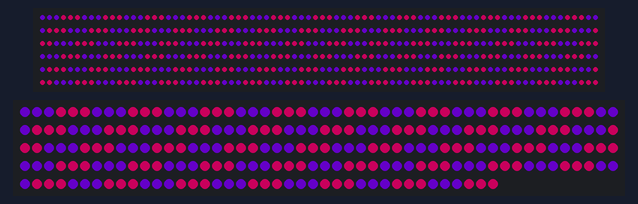
Recording of a sketch running on a simulated Arduino Uno, built with avr-gcc and run on an emulated ATmega328P. Parts: 480 RGB LEDs in strip order, left to right, continuing on the next row, 240 RGB LEDs in strip order, left to right, continuing on the next row. Dim RGB values are drawn brighter than linear; random numbers use the default seed unless the sketch sets one.

Above: at 0.11 s.
At 0.83 s:
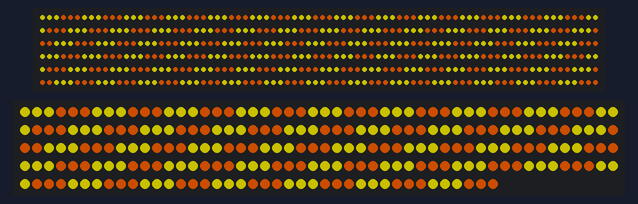
At 1.27 s:
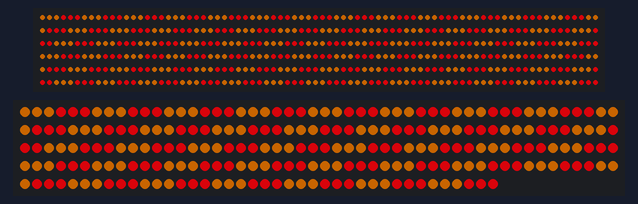
At 1.99 s:
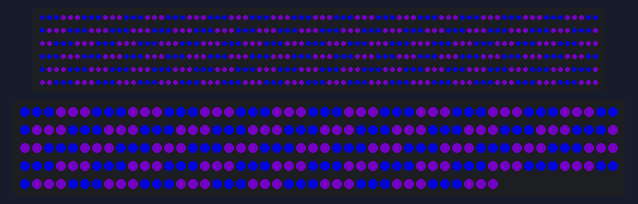
At 2.71 s:
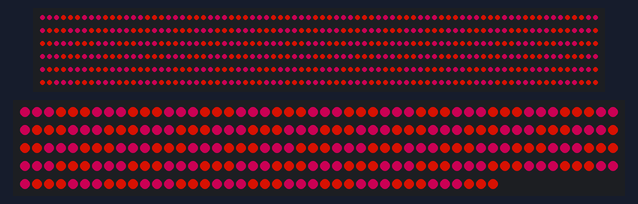

Measured:
- by itself, everything shown: repeats every 2.3 s, in 16 steps

The sketch:

NeoPixelController.ino
```cpp
// (licence header left out)
#include <FastLED.h>
#include "Palettes.h"
#include "Modes.h"
#include "Settings.h"

void displayPattern(byte m);

void setup() {
  // ==> Set up LEDs connected to first data pin
  FastLED.addLeds<LED_TYPE, LED_PIN_1>(leds, NUM_LEDS_1).setCorrection(TypicalLEDStrip);
  // ==> Set up LEDs connected to second data pin, mirrored from first
  FastLED.addLeds<LED_TYPE, LED_PIN_2>(leds, NUM_LEDS_2).setCorrection(TypicalLEDStrip);
  FastLED.setBrightness(BRIGHTNESS);
}
void loop() {
 displayPattern(MODE);
}

void displayPattern(byte m) {
  switch (m) {
    default:
    case DIVIDE:
      p_divide();
      break;
    case ROLLING_DIVIDE:
      p_rolling_divide();
      break;
    case STRIPES:
      p_stripes();
      break;
    case ROLLING_STRIPES:
      p_rolling_stripes();
      break;
    case GRADIENT:
      p_gradient();
      break;
    case ROLLING_GRADIENT:
      p_rolling_gradient();
      break;
    case FADE:
      p_fade();
      break;
    case HALF_FADE:
      p_half_fade();
      break;
    case THREE_FADE:
      p_three_fade();
      break;
    case BLINK:
      p_blink();
      break;
    case ABLINK:
      p_ablink();
      break;
    case BOUNCE:
      p_bounce();
      break;
    case SWEEP:
      p_sweep();
      break;
   case SPARKLE:
      p_sparkle();
      break;
   }
}
```

Modes.h
```cpp
// (licence header left out)
#ifndef MODES_H
#define MODES_H

#include "Settings.h"

void setAll(CRGB& c);

/* =================
   DIVIDE:
   Statically display all colors in palette in distinct divisions.
   ================= */
void p_divide() {
  for (int i = 0; i != NUM_LEDS_MAX; i++) {
     leds[i] = ColorFromPalette(palette, i, BRIGHTNESS, NOBLEND);
  }
  FastLED.show();
}

/* =================
   ROLLING_DIVIDE:
   Display all colors in palette in distinct divisions moving forward at a constant rate.
   ================= */
void p_rolling_divide() {
  for (int i = 0; i != NUM_LEDS_MAX; i++) {
     leds[i] = ColorFromPalette(palette, i + millis()/SPEED, BRIGHTNESS, NOBLEND);
  }
  FastLED.show();
}

/* =================
   STRIPES:
   Statically display all colors in palette in small distinct divisions.
   ================= */
void p_stripes() {
  for (int i = 0; i != NUM_LEDS_MAX; i++) {
    leds[i] = ColorFromPalette(palette, (i*8), BRIGHTNESS, NOBLEND);
  }
  FastLED.show();
}

/* =================
   ROLLING_STRIPES:
   Display all colors in palette in small distinct divisions moving forward at a constant rate.
   ================= */
void p_rolling_stripes() {
  for (int i = 0; i != NUM_LEDS_MAX; i++) {
    leds[i] = ColorFromPalette(palette, (i*8) + millis()/SPEED, BRIGHTNESS, NOBLEND);
  }
  FastLED.show();
}

/* =================
   GRADIENT:
   Statically display all colors in palette as a smooth gradient.
   ================= */
void p_gradient() {
  for (int i = 0; i != NUM_LEDS_MAX; i++) {
     leds[i] = ColorFromPalette(palette, i, BRIGHTNESS, LINEARBLEND);
  }
  FastLED.show();
}

/* =================
   ROLLING_GRADIENT:
   Display all colors in palette as a smooth gradient moving forward at a constant rate.
   ================= */
void p_rolling_gradient() {
  for (int i = 0; i != NUM_LEDS_MAX; i++) {
     leds[i] = ColorFromPalette(palette, i + millis()/SPEED, BRIGHTNESS, LINEARBLEND);
  }
  FastLED.show();
}

/* =================
   FADE:
   Cycle all LEDs through the palette colors at a constant rate.
   ================= */
void p_fade() {
  for (int i = 0; i != NUM_LEDS_MAX; i++) {
     leds[i] = ColorFromPalette(palette, millis()/SPEED, BRIGHTNESS, LINEARBLEND);
  }
  FastLED.show();
}

/* =================
   HALF_FADE:
   Cycle all LEDs through the palette colors at a constant rate,
   with the second half of the LEDs at the complementary position in the palette.
   ================= */
void p_half_fade() {
  for (int i = 0; i != NUM_LEDS_MAX/2; i++) {
     leds[i] = ColorFromPalette(palette, millis()/SPEED, BRIGHTNESS, LINEARBLEND);
  }
  for (int i = NUM_LEDS_MAX/2; i != NUM_LEDS_MAX; i++) {
     leds[i] = ColorFromPalette(palette, millis()/SPEED+128, BRIGHTNESS, LINEARBLEND);
  }
  FastLED.show();
}

/* =================
   THREE_FADE:
   Cycle all LEDs through the palette colors at a constant rate,
   with three segments of the LEDs at triadic positions in the palette.
   ================= */
void p_three_fade() {
  // ==> Segments are adjusted for my current setup – 240 LEDs on first segment,
  //     then two segments of 120; feel free to update as necessary
  for (int i = 0; i != NUM_LEDS_MAX/2; i++) {
     leds[i] = ColorFromPalette(palette, millis()/SPEED, BRIGHTNESS, LINEARBLEND);
  }
  for (int i = NUM_LEDS_MAX/2; i != NUM_LEDS_MAX*3/4; i++) {
     leds[i] = ColorFromPalette(palette, millis()/SPEED+64, BRIGHTNESS, LINEARBLEND);
  }
  for (int i = NUM_LEDS_MAX*3/4; i != NUM_LEDS_MAX; i++) {
     leds[i] = ColorFromPalette(palette, millis()/SPEED+192, BRIGHTNESS, LINEARBLEND);
  }
  FastLED.show();
}

/* =================
   BLINK:
   Discretely jump through the palette colors, blinking in alternating three's.
   Alternate between current palette color and black.
   ================= */
void p_blink() {
  for (int i = 0; i < 256; i+=16) {
    if (i % 32 == 0) {
     for (int j = 0; j < NUM_LEDS_MAX; j++) {
      if(j%4 < 2) // Alternate between color and black every two LEDs
        leds[j] = ColorFromPalette(palette, i);
      else
        leds[j] = CRGB::Black;
    }
  }
  else {
    for (int j = 0; j < NUM_LEDS_MAX; j++) {
      if(j%4 >= 2)
        leds[j] = ColorFromPalette(palette, i);
      else
        leds[j] = CRGB::Black;
    }
  }
  FastLED.show();
  delay(SPEED);
}
}

/* =================
   ABLINK:
   Discretely jump through the palette colors, blinking in alternating two's.
   Alternate between two different colors in the palette.
   ================= */
void p_ablink() {
  for (int i = 0; i < 256; i+=16) {
    if (i % 32 == 0) {
     for (int j = 0; j < NUM_LEDS_MAX; j++) {
      if(j%6 < 3) // Alternate between color and another color every two LEDs
        leds[j] = ColorFromPalette(palette, i);
      else
        leds[j] = ColorFromPalette(palette, i+30);
    }
  }
  else {
    for (int j = 0; j < NUM_LEDS_MAX; j++) {
      if(j%6 >= 3)
        leds[j] = ColorFromPalette(palette, i);
      else
        leds[j] = ColorFromPalette(palette, i+30);
    }
  }
  FastLED.show();
  delay(SPEED);
}
}


/* =================
   BOUNCE:
   Send a short ray of light bouncing back and forth through the entire LED array and
   change to next palette color at each end.
   ================= */
void p_bounce() {
  bool direction = 1; // Forward
  // ==> Cycle through palette in eight steps to avoid similarity in neighboring colors
  for (int i = 0; i < 256; i+=32) {
    if (direction) {
      for (int j = 0; j != NUM_LEDS_MIN-1; j++) {
        leds[j] = leds[j+1] = ColorFromPalette(palette, i); // Ray of width 2
        FastLED.show();
        delay(SPEED);
        FastLED.clear();
      }
      direction = 0; // Backward
    }
    else {
      for (int j = NUM_LEDS_MIN-1; j != 0; j--) {
        leds[j] = leds[j-1] = ColorFromPalette(palette, i);
        FastLED.show();
        delay(SPEED);
        FastLED.clear();
      }
      direction = 1; // Forward
    }
  }
}

/* =================
   SWEEP:
   Send a ray of light bouncing back and forth through the entire LED array and
   change to next palette color at each end, leaving behind a trail of its color.
   ================= */
void p_sweep() {
  // ==> Cycle through palette in eight steps to avoid similarity in neighboring colors
 for (int i = 0; i < 256; i+=32) {
    if (i % 64 == 0) {
      for (int j = 0; j != NUM_LEDS_MIN; j++) {
        leds[j] = colors[i];
        FastLED.show();
        delay(SPEED);
      }
    }
    else {
      for (int j = NUM_LEDS_MIN-1; j != 0; j--) {
        leds[j] = colors[i];
        FastLED.show();
        delay(SPEED);
      }
    }
  }
}

/* =================
   SPARKLE:
   Ten segments of ten LEDs are set to a random color from the palette at each update.
   ================= */
void p_sparkle() {
  FastLED.clear();
  for (int i = 0; i != 10; i++) {
    int r = random(NUM_LEDS_MAX-(10+1));
    int j = random8();
    for (int i = 0; i != 10; i++) {
      leds[r+i] = ColorFromPalette(palette, j);
    }
  }
  FastLED.show();
  delay(SPEED*10);
}

void setAll(CRGB& c) {
  for (int i = 0; i != NUM_LEDS_MAX; i++) {
    leds[i] = c;
  }
}

#endif /* MODES_H */
```

Palettes.h
```cpp
// (licence header left out)
#ifndef PALETTES_H
#define PALETTES_H

// FastLED Presets:
//    RainbowColors_p, RainbowStripeColors_p, OceanColors_p,
//    CloudColors_p, LavaColors_p, ForestColors_p, and PartyColors_p.


// Gradient palette "carrot_gp", originally from
// http://soliton.vm.bytemark.co.uk/pub/cpt-city/neota/food/tn/carrot.png.index.html
// converted for FastLED with gammas (2.6, 2.2, 2.5)
// Size: 44 bytes of program space.

DEFINE_GRADIENT_PALETTE( carrot_gp ) {
    0,   0,  0,  0,
   25,   3,  1,  0,
   50,  23,  2,  0,
   85,  82, 10,  0,
  120, 192, 24,  0,
  158, 220, 57,  5,
  195, 252,108, 31,
  224, 252,173,111,
  254, 255,255,255,
  254, 255,255,255,
  255, 255,255,255};

// Gradient palette "bhw1_01_gp", originally from
// http://soliton.vm.bytemark.co.uk/pub/cpt-city/bhw/bhw1/tn/bhw1_01.png.index.html
// converted for FastLED with gammas (2.6, 2.2, 2.5)
// Size: 12 bytes of program space.

DEFINE_GRADIENT_PALETTE( bhw1_01_gp ) {
    0, 227,101,  3,
  117, 194, 18, 19,
  255,  92,  8,192};

// Gradient palette "qual_dark_06_gp", originally from
// http://soliton.vm.bytemark.co.uk/pub/cpt-city/ssz/tn/qual-dark-06.png.index.html
// converted for FastLED with gammas (2.6, 2.2, 2.5)
// Size: 48 bytes of program space.

DEFINE_GRADIENT_PALETTE( qual_dark_06_gp ) {
    0,  16, 59,105,
   42,  16, 59,105,
   42, 142, 33, 51,
   84, 142, 33, 51,
   84, 199, 51, 32,
  127, 199, 51, 32,
  127, 192,161, 29,
  170, 192,161, 29,
  170,  58,133, 24,
  212,  58,133, 24,
  212,  17,133, 65,
  255,  17,133, 65};

  // Gradient palette "mexican_flag_gp", originally from
// http://soliton.vm.bytemark.co.uk/pub/cpt-city/ocal/tn/mexican-flag.png.index.html
// converted for FastLED with gammas (2.6, 2.2, 2.5)
// Size: 24 bytes of program space.

DEFINE_GRADIENT_PALETTE( mexican_flag_gp ) {
    0,   0,255,  0,
   85,   0,255,  0,
   85, 255,255,255,
  169, 255,255,255,
  169, 255,  0,  0,
  255, 255,  0,  0};

// Gradient palette "sky_45_gp", originally from
// http://soliton.vm.bytemark.co.uk/pub/cpt-city/rafi/tn/sky-45.png.index.html
// converted for FastLED with gammas (2.6, 2.2, 2.5)
// Size: 20 bytes of program space.

DEFINE_GRADIENT_PALETTE( sky_45_gp ) {
    0, 249,205,  4,
   51, 255,239,123,
   87,   5,141, 85,
  178,   1, 26, 43,
  255,   0,  2, 23};


// Gradient palette "Optimus_Prime_gp", originally from
// http://soliton.vm.bytemark.co.uk/pub/cpt-city/jjg/ccolo/vredeling/tn/Optimus_Prime.png.index.html
// converted for FastLED with gammas (2.6, 2.2, 2.5)
// Size: 44 bytes of program space.

DEFINE_GRADIENT_PALETTE( Optimus_Prime_gp ) {
    0,   5, 16, 18,
   25,   5, 16, 18,
   51,   7, 25, 39,
   76,   8, 38, 71,
  102,  64, 99,106,
  127, 194,189,151,
  153, 182, 63, 42,
  178, 167,  6,  2,
  204, 100,  3,  1,
  229,  53,  1,  1,
  255,  53,  1,  1};

  DEFINE_GRADIENT_PALETTE( Red_gp ) {
  0, 255, 0, 0,
  128, 255, 1, 1,
  255, 255, 0, 0};

 DEFINE_GRADIENT_PALETTE( RedGreenBlue_gp ) {
  0, 255, 0, 0,
  128, 0, 255, 0,
  255, 0, 0, 255};

  DEFINE_GRADIENT_PALETTE ( RWBStripe_gp ) {
    0, 0, 0, 0,
    120, 0, 0, 0,
    121, 0, 0, 255,
    130, 255, 255, 255,
    139, 255, 0, 0,
    140, 0, 0, 0,
    255, 0, 0, 0};

 DEFINE_GRADIENT_PALETTE ( TriStripe_gp ) {
    0, 0, 0, 0,
    120, 0, 0, 0,
    121, 27, 13, 43,
    130, 54, 34, 255,
    139, 27, 13, 43,
    140, 0, 0, 0,
    255, 0, 0, 0};

DEFINE_GRADIENT_PALETTE ( WhiteStripe_gp ) {
    0, 0, 0, 0,
    120, 0, 0, 0,
    121, 255, 255, 255,
    139, 255, 255, 255,
    140, 0, 0, 0,
    255, 0, 0, 0};

DEFINE_GRADIENT_PALETTE ( TwoStripes_gp ) {
    0, 0, 0, 0,
    56, 0, 0, 0,
    60, 255, 0, 0,
    64, 0, 0, 0,
    176, 0, 0, 0,
    180, 0, 0, 255,
    184, 0, 0, 0,
    255, 0, 0, 0};


// Gradient palette "liahlah2_gp", originally from
// http://soliton.vm.bytemark.co.uk/pub/cpt-city/rc/tn/liahlah2.png.index.html
// converted for FastLED with gammas (2.6, 2.2, 2.5)
// Size: 40 bytes of program space.

DEFINE_GRADIENT_PALETTE( liahlah2_gp ) {
    0,  38, 73,145,
   30,   7, 19, 51,
   56,  73, 40,230,
   86,  55, 49,182,
  112,  15,135,250,
  140, 125,122,212,
  170,  13, 55,228,
  198, 123, 65,228,
  229,   7, 19, 51,
  255,  38, 73,145};

DEFINE_GRADIENT_PALETTE( ucla_gp ) {
  0, 50, 132, 191,
  127, 50, 132, 191,
  128, 255, 232, 0,
  255, 255, 232, 0};

DEFINE_GRADIENT_PALETTE( thetachi_gp ) {
  0, 255, 0, 0,
  127, 255, 0, 0,
  128, 255, 255, 255,
  255, 255, 255, 255};

extern const TProgmemRGBPalette16 WarmStripeColors_p FL_PROGMEM =
{
  CRGB::Violet, 0x000000,
  CRGB::DeepPink, 0x000000,
  CRGB::Red, 0x000000,
  CRGB::DarkOrange, 0x000000,
  CRGB::Yellow, 0x000000,
  CRGB::DarkOrange, 0x000000,
  CRGB::Red, 0x000000,
  CRGB::DeepPink, 0x000000
};

extern const TProgmemRGBPalette16 CoolStripeColors_p FL_PROGMEM =
{
  CRGB::Cyan, 0x000000,
  CRGB::ForestGreen, 0x000000,
  CRGB::Cyan, 0x000000,
  CRGB::ForestGreen, 0x000000,
  CRGB::Cyan, 0x000000,
  CRGB::ForestGreen, 0x000000,
  CRGB::Cyan, 0x000000,
  CRGB::ForestGreen, 0x000000
};

extern const TProgmemRGBPalette16 Green_p FL_PROGMEM =
{
  CRGB::Green, CRGB::Green, CRGB::Green, CRGB::Green,
  CRGB::Green, CRGB::Green, CRGB::Green, CRGB::Green,
  CRGB::Green, CRGB::Green, CRGB::Green, CRGB::Green,
  CRGB::Green, CRGB::Green, CRGB::Green, CRGB::Black,

};
#endif /* PALETTES_H */
```

Settings.h
```cpp
// (licence header left out)
#ifndef SETTINGS_H
#define SETTINGS_H


#define LED_TYPE    NEOPIXEL

// ==> Define pin and number of LEDs for first strip
#define LED_PIN_1     2 // Pin 2 is orange on first Cat6 cable for OctoWS2811
#define NUM_LEDS_1    480


// ==> Define pin and number of LEDs for second strip
#define LED_PIN_2     6 // Pin 6 is orange on second Cat6 cable for OctoWS2811
#define NUM_LEDS_2    240


#define BRIGHTNESS  150

enum Mode {
  DIVIDE,
  ROLLING_DIVIDE,
  STRIPES,
  ROLLING_STRIPES,
  GRADIENT,
  ROLLING_GRADIENT,
  FADE,
  HALF_FADE,
  THREE_FADE,
  BLINK,
  ABLINK,
  BOUNCE,
  SWEEP,
  SPARKLE
};

/* ==================================== */
#define PALETTE  PartyColors_p
#define MODE ABLINK
#define SPEED 100
/* =================================== */

CRGBPalette16 palette = PALETTE;
CRGB* colors = palette.entries;

// ==> NUM_LEDS_MAX is the largest amount of LEDs on a single strip;
//     the smaller strip will mirror the first as long as it can
// ==> Similarly, NUM_LEDS_MIN is the smallest amount of LEDs on
//     a single strip
const int NUM_LEDS_MAX = NUM_LEDS_1 > NUM_LEDS_2 ? NUM_LEDS_1 : NUM_LEDS_2;
const int NUM_LEDS_MIN = NUM_LEDS_1 < NUM_LEDS_2 ? NUM_LEDS_1 : NUM_LEDS_2;
CRGB leds[NUM_LEDS_MAX];

typedef CRGBPalette16 Palette;

#endif /* SETTINGS_H */
```
